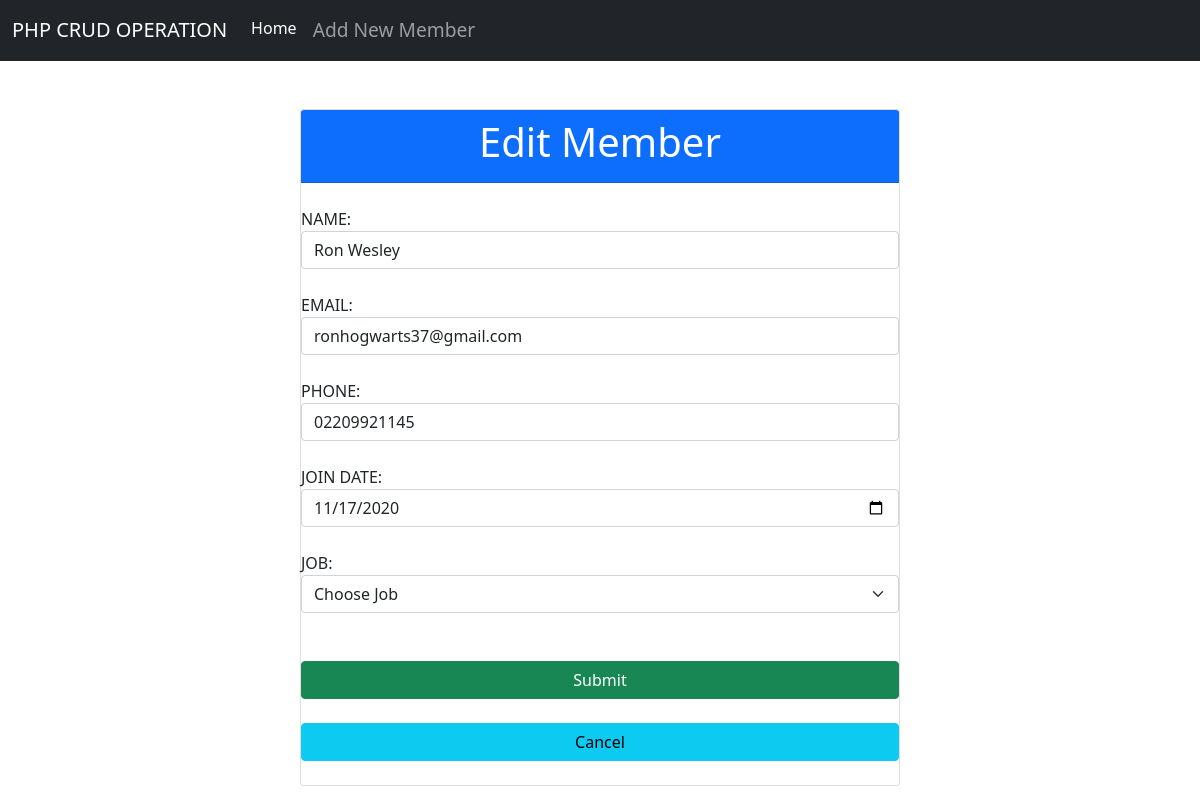
/tp_mvc/index.php?id_edit=13, run on the app's committed database.
### tables this page shows
CREATE TABLE `members` (
  `id_member` int(11) NOT NULL,
  `name` varchar(255) NOT NULL,
  `email` varchar(255) NOT NULL,
  `phone` varchar(255) NOT NULL,
  `join_date` date DEFAULT NULL,
  `id_job` int(11) NOT NULL
);

### tp_mvc/models/DB.class.php (called while the page is built, shortened)
<?php
class DB
{
    var $db_host = "";
    var $db_user = "";
    var $db_pass = "";
    var $db_name = "";
    var $db_link = "";
    function __construct($db_host, $db_user, $db_pass, $db_name)
    {
        $this->db_host = $db_host;
        $this->db_user = $db_user;
        $this->db_pass = $db_pass;
        $this->db_name = $db_name;
    }
    function open()
    {
        $this->db_link = mysqli_connect($this->db_host, $this->db_user, $this->db_pass, $this->db_name);
    }
    function execute($query)
    {
        $this->result = mysqli_query($this->db_link, $query);
        return $this->result;
    }
}
?>

### tp_mvc/models/Member.class.php (called while the page is built, shortened)
<?php
class Member extends DB
{
    function readbyId($id)
    {
        $query = "SELECT * FROM members JOIN job ON members.id_job=job.id_job WHERE members.id_member='$id'";
        return $this->execute($query);
    }
}

### tp_mvc/controllers/Member.controller.php (called while the page is built, shortened)
<?php
include_once("models/Member.class.php");
class MemberController {
  private $member;
  function __construct(){
    $this->member = new Member(Conf::$db_host, Conf::$db_user, Conf::$db_pass, Conf::$db_name);
  }
  function formAddEdit($id) {
    $this->member->open();
    $this->member->readbyId($id);
  }
}

### tp_mvc/models/Template.class.php (shortened to what this page needs)
<?php
class Template
{
    var $content = '';
    function __construct($filename='')
    {
        $this->content = implode('', @file($filename));
    }
    function clear()
    {
        $this->content = preg_replace("/DATA_[A-Z|_|0-9]+/", "", $this->content);
    }
    function write()
    {
        print $this->content;
    }
    function replace($old = '', $new = '')
    {
        if (is_int($new)) {
            $value = sprintf("%d", $new);
        }
        elseif (is_float($new)) {
            $value = sprintf("%f", $new);
        }
        elseif (is_array($new)) {
            $value = '';
            foreach ($new as $item) {
                $value .= $item. ' ';
            }
        }
        else {
            $value = $new;
        }
        $this->content = preg_replace("/$old/", $value, $this->content);
    }
}
?>

### data on the page
members: name "Ron Wesley", email "ronhogwarts37@gmail.com", phone "02209921145", join_date "11/17/2020", id_job "Choose Job"
